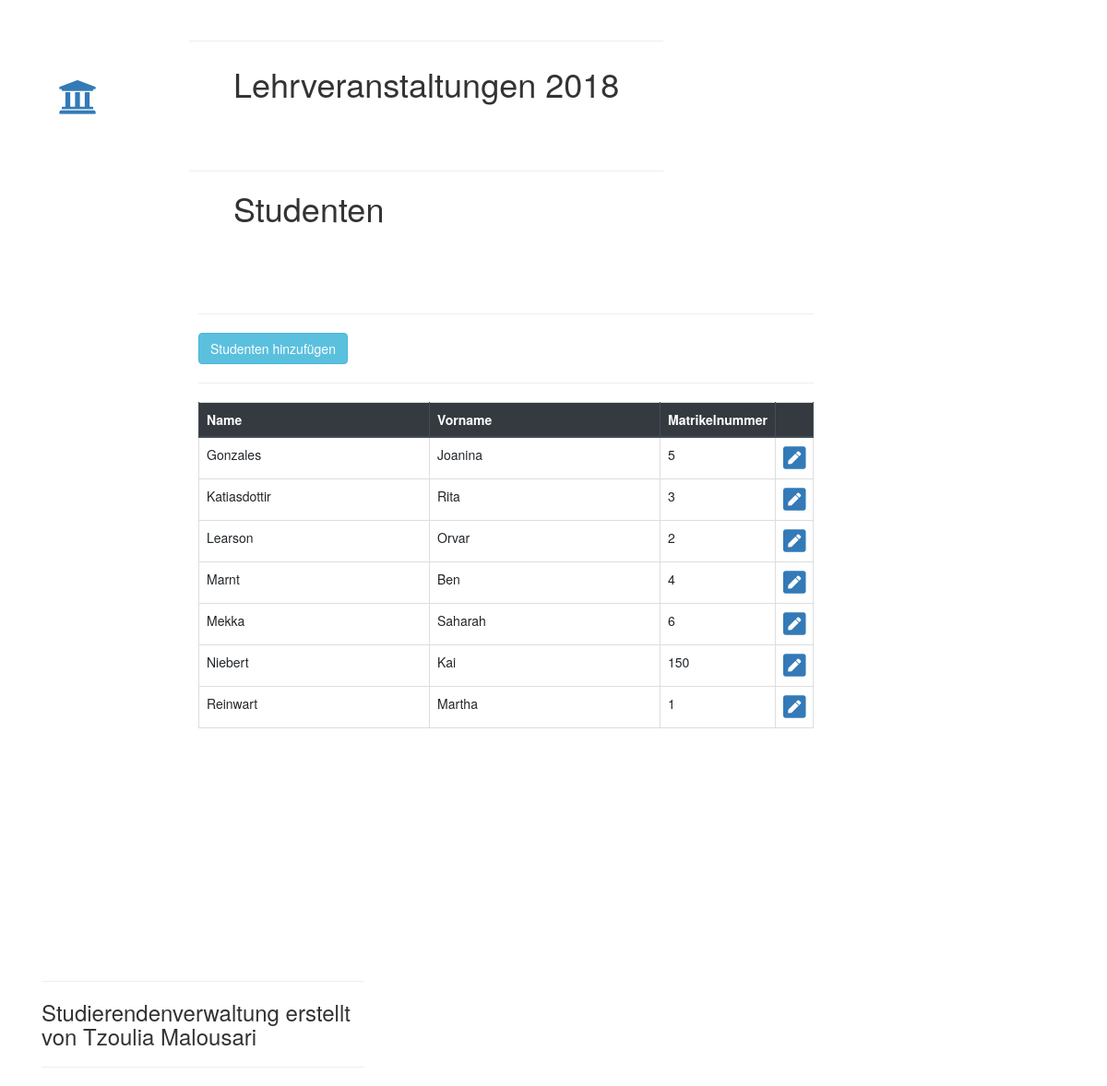
Before: /belegungen/studenten/ with the older database file.
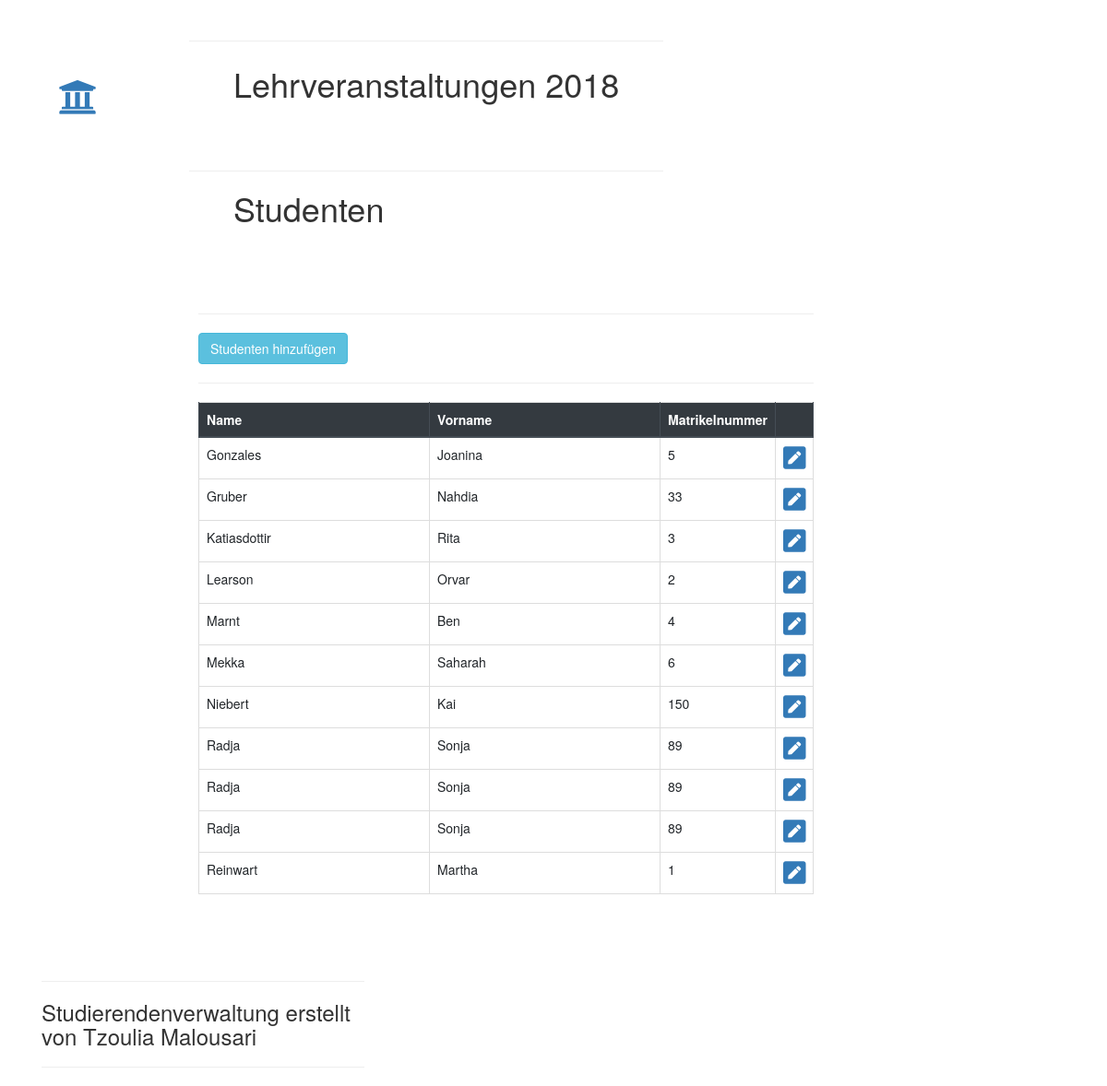
After: the same page with the newer database file.
### belegungen/models.py (models this page shows, shortened)
class Student(models.Model):
    matrikel_nr = models.IntegerField(default=None)
    stud_name = models.CharField(max_length=150)
    stud_vorname = models.CharField(max_length=150)

### belegungen/views.py (the view)
# urls.py: path('studenten/', views.studenten_liste, name='studenten_liste'),
def studenten_liste(request):
    studi = Student.objects.order_by('stud_name')  # benötigt um die Studenten aufzulisten
    return render(request, 'belegungen/studenten_liste.html', {'page_title': 'Studenten', 'studi': studi, })

### belegungen/templates/belegungen/studenten_liste.html
{%  extends 'belegungen/base.html' %}
{% block main_content %}
<hr>
<a href="{% url "belegungen:studentAdd" %}" class="btn btn-info">
    Studenten hinzufügen
</a>
<hr>
 <table class="table table-sm table-hover table-bordered">
     <thead class="thead-dark">
     <tr>
         <th style="min-width: 250px">Name</th>
         <th style="min-width: 250px">Vorname</th>
         <th>Matrikelnummer</th>
         <th>&nbsp;</th>
     </tr>
     </thead>
     {% for s in studi%}
         <tr>
             <td>{{ s.stud_name }}</td>
             <td>{{ s.stud_vorname }}</td>
             <td>{{ s.matrikel_nr }}</td>
             <td><a href="{% url "belegungen:student_detail" s.id %}" class="fas fa-pen-square fa-2x"></a></td>
         </tr>
     {% endfor %}
 </table>
{% endblock %}

Changed rows visible on the page:
added Student: stud_name "Gruber", stud_vorname "Nahdia", matrikel_nr "33"
added Student: stud_name "Radja", stud_vorname "Sonja", matrikel_nr "89"
added Student: stud_name "Radja", stud_vorname "Sonja", matrikel_nr "89"
added Student: stud_name "Radja", stud_vorname "Sonja", matrikel_nr "89"
